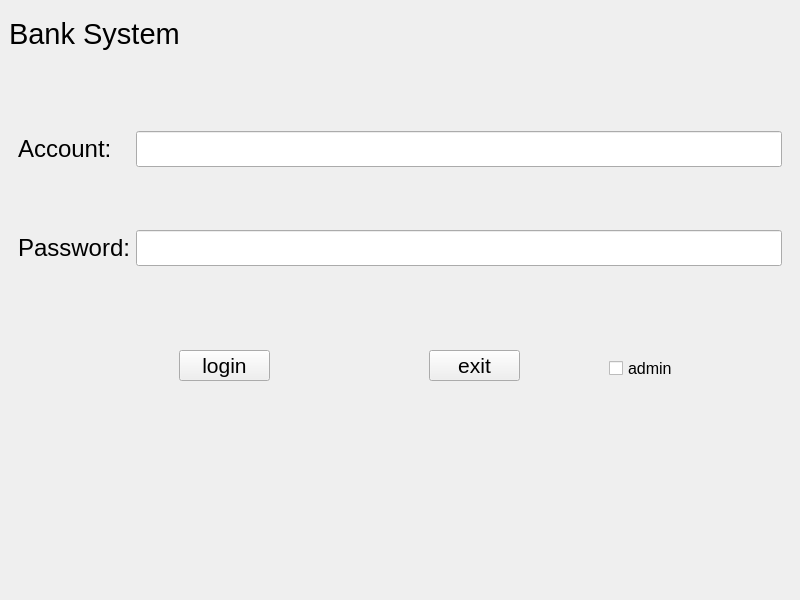
<?xml version="1.0" encoding="UTF-8"?>
<ui version="4.0">
 <class>MainWindow</class>
 <widget class="QMainWindow" name="MainWindow">
  <property name="geometry">
   <rect>
    <x>0</x>
    <y>0</y>
    <width>800</width>
    <height>600</height>
   </rect>
  </property>
  <property name="windowTitle">
   <string>MainWindow</string>
  </property>
  <widget class="QWidget" name="centralwidget">
   <layout class="QVBoxLayout" name="verticalLayout">
    <item>
     <widget class="QLabel" name="label">
      <property name="maximumSize">
       <size>
        <width>16777215</width>
        <height>50</height>
       </size>
      </property>
      <property name="font">
       <font>
        <pointsize>22</pointsize>
       </font>
      </property>
      <property name="text">
       <string>Bank System</string>
      </property>
     </widget>
    </item>
    <item>
     <widget class="QWidget" name="widget" native="true">
      <property name="minimumSize">
       <size>
        <width>0</width>
        <height>269</height>
       </size>
      </property>
      <property name="maximumSize">
       <size>
        <width>16777215</width>
        <height>10000</height>
       </size>
      </property>
      <layout class="QGridLayout" name="gridLayout">
       <item row="1" column="0">
        <widget class="QLabel" name="label_2">
         <property name="font">
          <font>
           <pointsize>18</pointsize>
          </font>
         </property>
         <property name="text">
          <string>Account:</string>
         </property>
        </widget>
       </item>
       <item row="2" column="0">
        <widget class="QLabel" name="label_3">
         <property name="font">
          <font>
           <pointsize>18</pointsize>
          </font>
         </property>
         <property name="text">
          <string>Password:</string>
         </property>
        </widget>
       </item>
       <item row="1" column="1">
        <widget class="QLineEdit" name="password_input_lineEdit">
         <property name="font">
          <font>
           <pointsize>18</pointsize>
          </font>
         </property>
        </widget>
       </item>
       <item row="2" column="1">
        <widget class="QLineEdit" name="account_lineEdit">
         <property name="font">
          <font>
           <pointsize>18</pointsize>
          </font>
         </property>
        </widget>
       </item>
      </layout>
     </widget>
    </item>
    <item>
     <widget class="QWidget" name="widget_2" native="true">
      <widget class="QCheckBox" name="checkBox">
       <property name="geometry">
        <rect>
         <x>600</x>
         <y>20</y>
         <width>71</width>
         <height>16</height>
        </rect>
       </property>
       <property name="font">
        <font>
         <pointsize>12</pointsize>
        </font>
       </property>
       <property name="text">
        <string>admin</string>
       </property>
      </widget>
      <widget class="QPushButton" name="login_pushButton">
       <property name="geometry">
        <rect>
         <x>170</x>
         <y>10</y>
         <width>91</width>
         <height>31</height>
        </rect>
       </property>
       <property name="font">
        <font>
         <pointsize>16</pointsize>
        </font>
       </property>
       <property name="text">
        <string>login</string>
       </property>
      </widget>
      <widget class="QPushButton" name="exit_pushButton">
       <property name="geometry">
        <rect>
         <x>420</x>
         <y>10</y>
         <width>91</width>
         <height>31</height>
        </rect>
       </property>
       <property name="font">
        <font>
         <pointsize>16</pointsize>
        </font>
       </property>
       <property name="text">
        <string>exit</string>
       </property>
      </widget>
     </widget>
    </item>
   </layout>
  </widget>
 </widget>
 <resources/>
 <connections/>
</ui>
